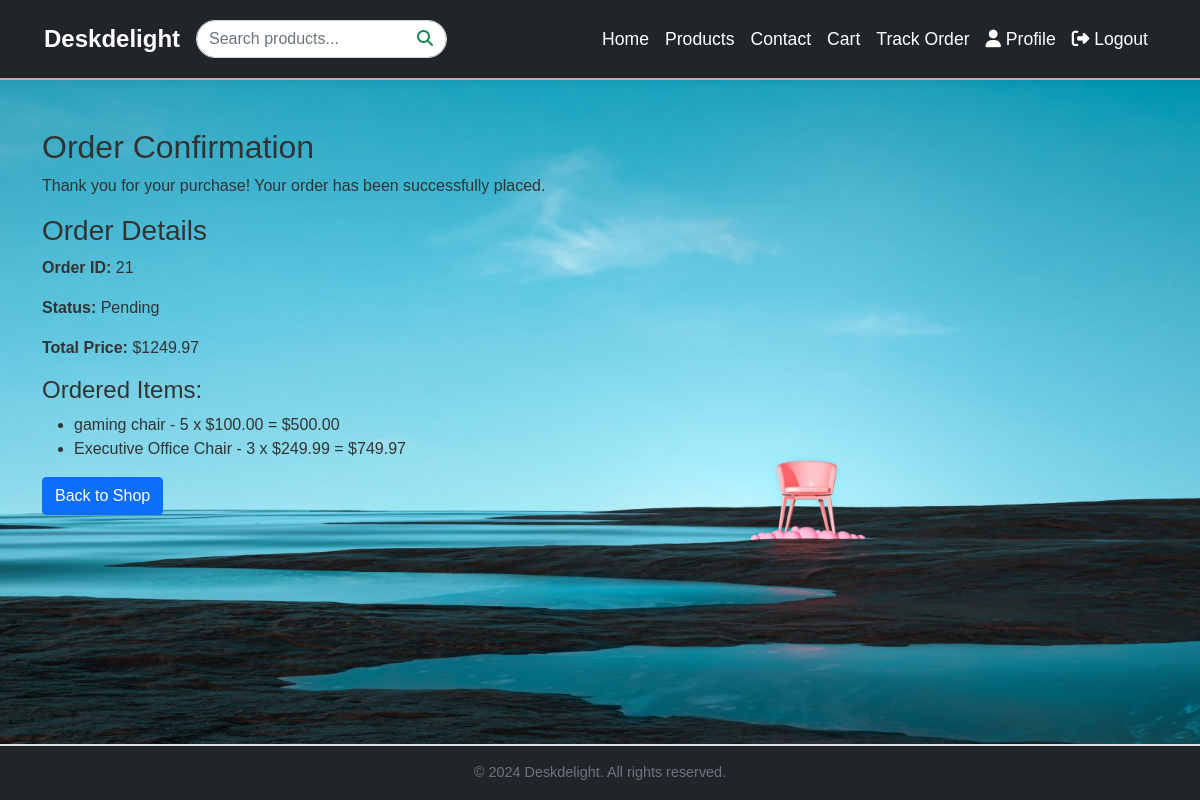
Page /order_confirmation/21/ (signed in) on the committed database.
### myapp/models.py (models this page shows, shortened)
class Order(models.Model):
    customer = models.ForeignKey(settings.AUTH_USER_MODEL, on_delete=models.CASCADE)
    total_price = models.DecimalField(max_digits=10, decimal_places=2)
    status = models.CharField(
        max_length=20,
        choices=[('Pending', 'Pending'), ('Shipped', 'Shipped'), ('Delivered', 'Delivered'), ('Cancelled', 'Cancelled')],
        default='Pending',
    )
    shipping_address = models.TextField()
    phone_number = models.CharField(max_length=15)
    created_at = models.DateTimeField(auto_now_add=True)
    estimated_delivery_date = models.DateField(default=now() + timedelta(days=5))  # Add estimated delivery date

class OrderItem(models.Model):
    order = models.ForeignKey(Order, related_name='orderitem_set', on_delete=models.CASCADE)
    product = models.ForeignKey(Product, on_delete=models.CASCADE)
    quantity = models.PositiveIntegerField()
    total_price = models.DecimalField(max_digits=10, decimal_places=2)

class Product(models.Model):
    CATEGORY_CHOICES = [
        ('chair', 'Chair'),
        ('table', 'Table'),
    ]
    name = models.CharField(max_length=255)
    description = models.TextField()
    price = models.DecimalField(max_digits=10, decimal_places=2)
    image = models.ImageField(upload_to='products/', default='products/default.jpg')
    category = models.CharField(
        max_length=50,
        choices=CATEGORY_CHOICES,
        default='chair'
    )
    quantity_available = models.PositiveIntegerField(default=0)  # Track available stock

### myapp/views.py (the view)
# urls.py: path('order_confirmation/<int:order_id>/', views.order_confirmation, name='order_confirmation'),
@login_required
def order_confirmation(request, order_id):
    order = get_object_or_404(Order, id=order_id, customer=request.user)
    return render(request, 'order_confirmation.html', {'order': order})

### templates/order_confirmation.html (shortened to what this page needs)
{% extends 'base.html' %}
{% block content %}
    <div class="container mt-5">
        <h2>Order Confirmation</h2>
        <p>Thank you for your purchase! Your order has been successfully placed.</p>
        <h3>Order Details</h3>
        <p><strong>Order ID:</strong> {{ order.id }}</p>
        <p><strong>Status:</strong> {{ order.status }}</p>
        <p><strong>Total Price:</strong> ${{ order.total_price }}</p>
        <h4>Ordered Items:</h4>
        <ul>
            {% for item in order.orderitem_set.all %}
                <li>{{ item.product.name }} - {{ item.quantity }} x ${{ item.product.price }} = ${{ item.total_price }}</li>
            {% endfor %}
        </ul>
        <a href="{% url 'index' %}" class="btn btn-primary">Back to Shop</a>
    </div>
{% endblock %}

### rows in the picture
Order: id "21", status "Pending", total_price "1249.97"
OrderItem: product.name "gaming chair", quantity "5", product.price "100.00", total_price "500.00"
OrderItem: product.name "Executive Office Chair", quantity "3", product.price "249.99", total_price "749.97"
